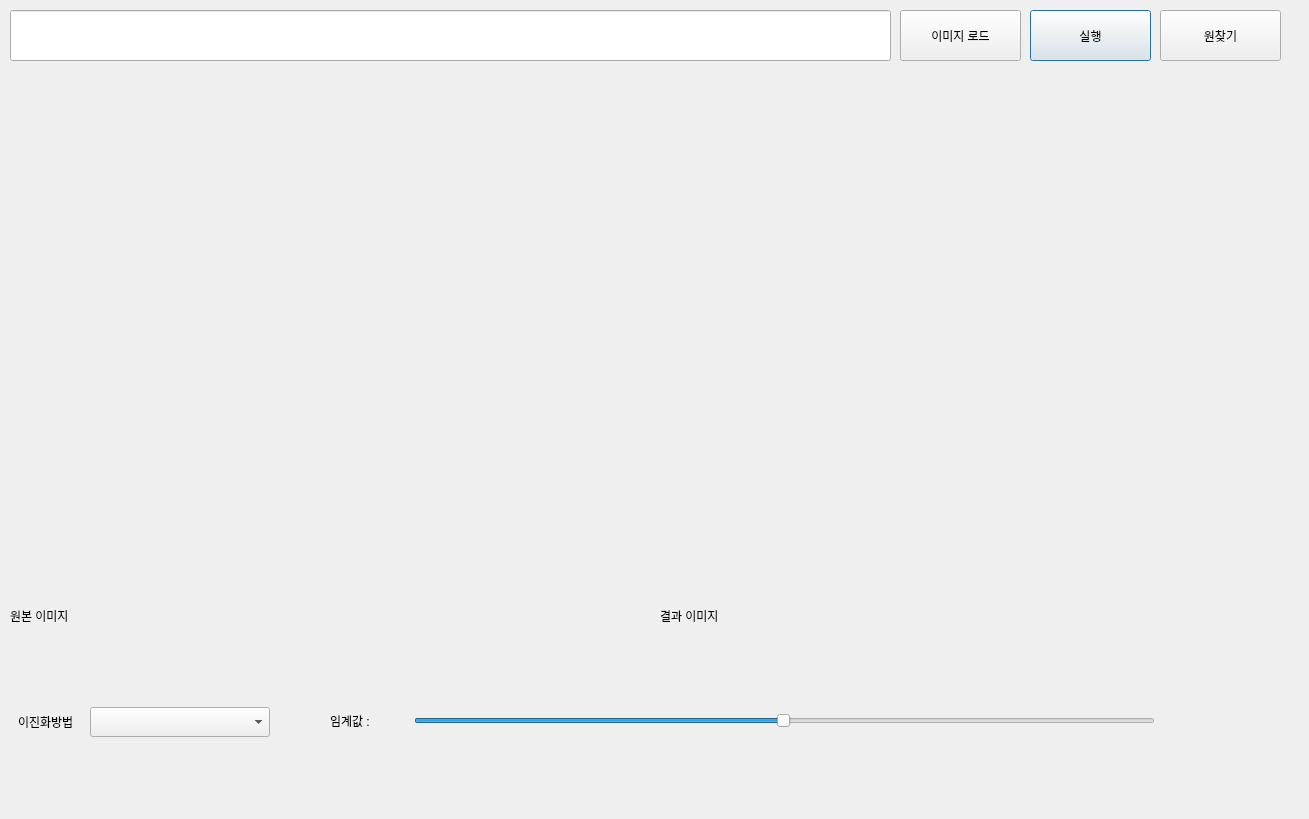
<?xml version="1.0" encoding="UTF-8"?>
<ui version="4.0">
 <class>Dialog</class>
 <widget class="QDialog" name="Dialog">
  <property name="geometry">
   <rect>
    <x>0</x>
    <y>0</y>
    <width>1309</width>
    <height>819</height>
   </rect>
  </property>
  <property name="windowTitle">
   <string>Dialog</string>
  </property>
  <widget class="QLabel" name="imgSrc">
   <property name="geometry">
    <rect>
     <x>10</x>
     <y>110</y>
     <width>640</width>
     <height>480</height>
    </rect>
   </property>
   <property name="text">
    <string/>
   </property>
  </widget>
  <widget class="QPushButton" name="procBtn">
   <property name="geometry">
    <rect>
     <x>1030</x>
     <y>10</y>
     <width>121</width>
     <height>51</height>
    </rect>
   </property>
   <property name="text">
    <string>실행</string>
   </property>
  </widget>
  <widget class="QPushButton" name="loadBtn">
   <property name="geometry">
    <rect>
     <x>900</x>
     <y>10</y>
     <width>121</width>
     <height>51</height>
    </rect>
   </property>
   <property name="text">
    <string>이미지 로드</string>
   </property>
  </widget>
  <widget class="QLabel" name="imgDst">
   <property name="geometry">
    <rect>
     <x>660</x>
     <y>110</y>
     <width>640</width>
     <height>480</height>
    </rect>
   </property>
   <property name="text">
    <string/>
   </property>
  </widget>
  <widget class="QLineEdit" name="filePath">
   <property name="geometry">
    <rect>
     <x>10</x>
     <y>10</y>
     <width>881</width>
     <height>51</height>
    </rect>
   </property>
  </widget>
  <widget class="QLabel" name="label">
   <property name="geometry">
    <rect>
     <x>10</x>
     <y>600</y>
     <width>641</width>
     <height>31</height>
    </rect>
   </property>
   <property name="text">
    <string>원본 이미지</string>
   </property>
  </widget>
  <widget class="QLabel" name="label_2">
   <property name="geometry">
    <rect>
     <x>660</x>
     <y>600</y>
     <width>641</width>
     <height>31</height>
    </rect>
   </property>
   <property name="text">
    <string>결과 이미지</string>
   </property>
  </widget>
  <widget class="QSlider" name="hSlider">
   <property name="geometry">
    <rect>
     <x>414</x>
     <y>710</y>
     <width>741</width>
     <height>22</height>
    </rect>
   </property>
   <property name="maximum">
    <number>255</number>
   </property>
   <property name="singleStep">
    <number>1</number>
   </property>
   <property name="value">
    <number>127</number>
   </property>
   <property name="orientation">
    <enum>Qt::Horizontal</enum>
   </property>
  </widget>
  <widget class="QLabel" name="label_threshold">
   <property name="geometry">
    <rect>
     <x>330</x>
     <y>706</y>
     <width>80</width>
     <height>30</height>
    </rect>
   </property>
   <property name="text">
    <string>임계값 :</string>
   </property>
  </widget>
  <widget class="QComboBox" name="comboThr">
   <property name="geometry">
    <rect>
     <x>90</x>
     <y>707</y>
     <width>180</width>
     <height>30</height>
    </rect>
   </property>
  </widget>
  <widget class="QLabel" name="label_3">
   <property name="geometry">
    <rect>
     <x>18</x>
     <y>707</y>
     <width>70</width>
     <height>30</height>
    </rect>
   </property>
   <property name="text">
    <string>이진화방법</string>
   </property>
  </widget>
  <widget class="QPushButton" name="circleBtn">
   <property name="geometry">
    <rect>
     <x>1160</x>
     <y>10</y>
     <width>121</width>
     <height>51</height>
    </rect>
   </property>
   <property name="text">
    <string>원찾기</string>
   </property>
  </widget>
 </widget>
 <resources/>
 <connections/>
</ui>
